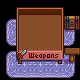

This game map was drawn from its Tiled (.tmx) file and the tilesets committed beside it. A one-line description and the full map source follow:
An orthogonal 5x5 tile map with 16x16 px tiles, 7 tile layers (Back, Back5, Buildings, Buildings1, ...), 4 tilesets.

<map version="1.10" tiledversion="1.10.2" orientation="orthogonal" renderorder="right-down" compressionlevel="0" width="5" height="5" tilewidth="16" tileheight="16" infinite="0" nextlayerid="21" nextobjectid="59">
 <properties>
  <property name="AllowGiantCrops" value="T" />
  <property name="CanBuildHere" value="T" />
  <property name="EnableGrassSpread" value="T" />
  <property name="Fall_Objects" value="T" />
  <property name="FarmFishLocationOverride" value="Mountain 0.5" />
  <property name="ForceAllowTreePlanting" value="T" />
  <property name="IsFarm" value="T" />
  <property name="LocationContext" value="Default" />
  <property name="LooserBuildRestrictions" value="T" />
  <property name="Outdoors" value="T" />
  <property name="Spring_Objects" value="T" />
  <property name="Summer_Objects" value="T" />
  <property name="Winter_Objects" value="T" />
 </properties>
 <tileset firstgid="1" name="Festivals" tilewidth="16" tileheight="16" tilecount="1024" columns="32">
  <image source="Festivals.png" width="512" height="512" />
 </tileset>
 <tileset firstgid="1025" name="weapons" tilewidth="16" tileheight="16" tilecount="3" columns="3">
  <image source="weapons.png" width="48" height="17" />
 </tileset>
 <tileset firstgid="1028" name="Craftables" tilewidth="16" tileheight="16" tilecount="736" columns="8">
  <image source="Craftables.png" width="128" height="1472" />
 </tileset>
 <tileset firstgid="1764" name="furniture" tilewidth="16" tileheight="16" tilecount="2976" columns="32">
  <image source="furniture.png" width="512" height="1488" />
 </tileset>
 <layer id="1" name="Back" width="5" height="5">
  <data encoding="csv">
0,0,0,0,0,
0,0,0,0,0,
0,0,0,0,0,
0,0,0,0,0,
0,0,0,0,0
</data>
 </layer>
 <layer id="19" name="Back5" width="5" height="5">
  <data encoding="csv">
0,0,0,0,0,
3428,3429,3429,3429,3430,
3460,3461,3461,3461,3462,
3428,3429,3429,3429,3430,
3460,3461,3461,3461,3462
</data>
 </layer>
 <layer id="2" name="Buildings" width="5" height="5">
  <data encoding="csv">
0,0,0,0,0,
0,286,287,288,1294,
0,318,319,320,0,
0,350,351,352,1105,
0,0,0,0,0
</data>
 </layer>
 <layer id="20" name="Buildings1" width="5" height="5">
  <data encoding="csv">
0,0,0,0,0,
0,0,0,0,0,
0,0,0,0,0,
0,1025,1026,1027,0,
0,0,0,0,0
</data>
 </layer>
 <layer id="3" name="Front" width="5" height="5">
  <data encoding="csv">
0,254,255,256,0,
0,0,0,0,0,
0,0,0,0,0,
0,0,0,0,0,
0,0,0,0,0
</data>
 </layer>
 <layer id="4" name="AlwaysFront" width="5" height="5">
  <data encoding="csv">
0,0,0,0,0,
0,0,0,0,0,
0,0,0,0,0,
0,0,0,0,0,
0,0,0,0,0
</data>
 </layer>
 <layer id="5" name="Paths" width="5" height="5">
  <data encoding="csv">
0,0,0,0,0,
0,0,0,0,0,
0,0,0,0,0,
0,0,0,0,0,
0,0,0,0,0
</data>
 </layer>
 <objectgroup id="6" name="Back" />
 <objectgroup id="7" name="Buildings" />
 <objectgroup id="8" name="Front" />
 <objectgroup id="9" name="AlwaysFront" />
 <objectgroup id="10" name="Paths" />
</map>
